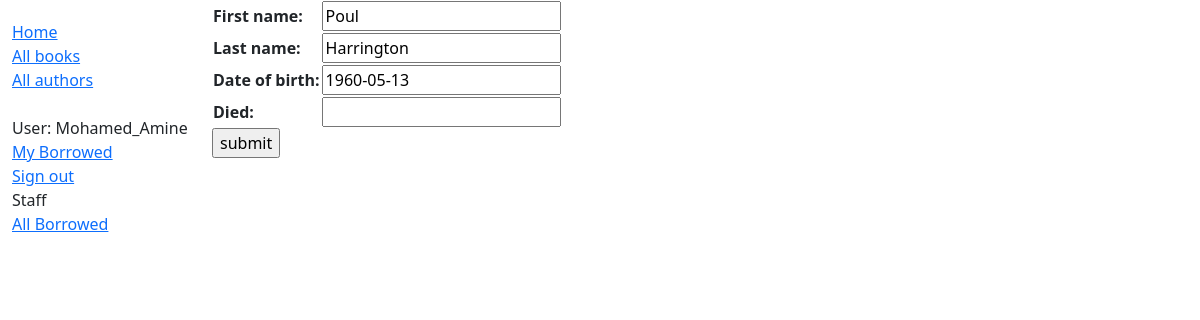
/catalog/author/5/update/ (signed in), run on the app's committed database.
### catalog/models.py (models this page shows, shortened)
class Author (models.Model):
    first_name= models.CharField(max_length=100)
    last_name= models.CharField(max_length=100)
    date_of_birth= models.DateField(null=True, blank=True)
    date_of_Death= models.DateField('Died', null=True, blank=True)
    class Meta:
        ordering= ['last_name', 'first_name']
        permissions= (("can_add_author", "Can add author"),("can_change_author", "Can change author"), ("can_delete_author", "Can delete author"))

### catalog/views.py (the view)
# urls.py: path('author/<int:pk>/update/', views.AuthorUpdate.as_view(), name='author-update'),
class AuthorUpdate(PermissionRequiredMixin,UpdateView):
    model = Author
    permission_required= ('catalog.can_change_author',)
    fields = '__all__' # Not recommended (potential security issue if more fields added)
    template_name= 'catalog/author_form.html'

### catalog/templates/catalog/author_form.html (shortened to what this page needs)
{% extends "base_generic.html" %}
{% block content %}
  <form action="" method="post">
    <table>
      {{ form.as_table }}
    </table>
    <input type="submit" value="submit">
  </form>
{% endblock %}

### catalog/templates/base_generic.html (shortened to what this page needs)
<!DOCTYPE html>
<html lang="en">
    <head>
        <link href="https://cdn.jsdelivr.net/npm/bootstrap@5.1.3/dist/css/bootstrap.min.css" rel="stylesheet"
>
        {% load static %}
        <link rel="stylesheet" href=" {% static 'css/styles.css' %} ">
    </head>
    <body>
        <div class="container-fluid">
            <div class="row">
                <div class="col-sm-2">
                    {% block sidebar %}
                      <ul class="sidebar-nav">
                        <li><a href=" {% url 'index' %} ">Home</a></li>
                        <li><a href="{% url 'books' %} ">All books</a></li>
                        <li><a href=" {% url 'authors' %} ">All authors</a></li>
                        <br>
                        {% if user.is_authenticated %}
                          <li>User: {{ user.get_username }}</li>
                          <li><a href="{% url 'my-borrowed' %}">My Borrowed</a></li>
                          <li><a href="{% url 'logout'%}?next={{request.path}}">Sign out</a></li>
                          {% if perms.catalog.can_mark_returned %}
                            <li>Staff</li>
                            <li><a href="{% url 'Loned-books' %}">All Borrowed</a></li>
                          {% endif %}
                        {% else %}
                          <li><a href="{% url 'login'%}?next={{request.path}}">Sign in/Sign up</a></li>
                        {% endif %}
                      </ul>
                    {% endblock %}
                </div>
                <div class="col-sm-10">
                    {% block content %}{% endblock %}
                </div>
            </div>
        </div>
    </body>
</html>

### catalog/static/css/styles.css (style rules this page uses)
.sidebar-nav { margin-top: 20px; padding: 0; list-style: none; }

### data on the page
Author: first_name "Poul", last_name "Harrington", date_of_birth "1960-05-13"

### other printed values
{{ user.get_username }} "Mohamed_Amine"
